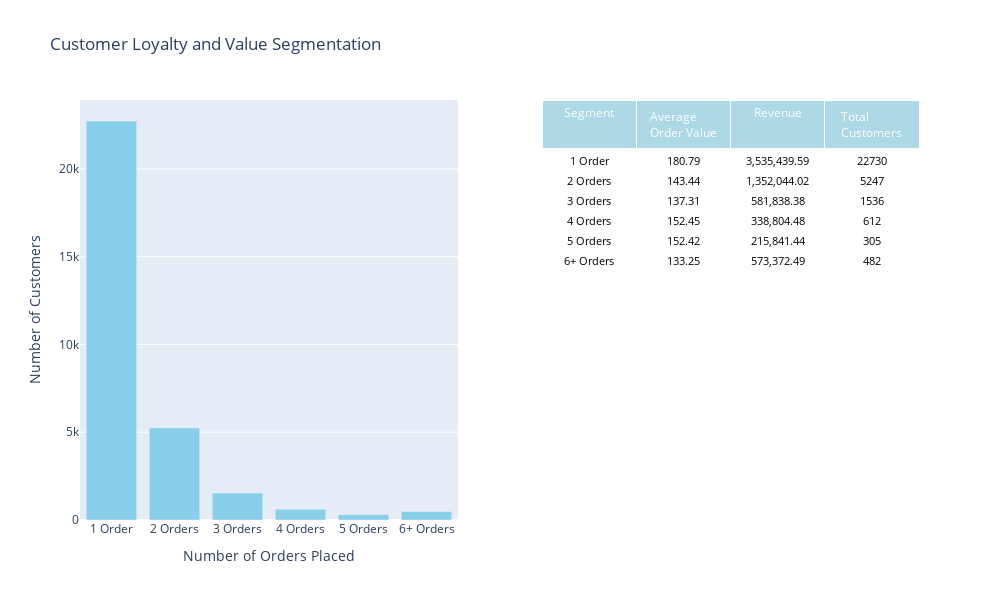

Write notebook code for a chart like this one.
### Code cell
#Arrange segments dictionary in ascending order based on the number of orders placed
segments = {
    '1 Order': CPF[CPF['Orders_Placed'] == 1],
#     'Returning Customers': CPF[CPF['Orders_Placed'] > 1], 
    '2 Orders': CPF[CPF['Orders_Placed'] == 2],
    '3 Orders': CPF[CPF['Orders_Placed'] == 3],
    '4 Orders': CPF[CPF['Orders_Placed'] == 4],
    '5 Orders': CPF[CPF['Orders_Placed'] == 5],
    '6+ Orders': CPF[CPF['Orders_Placed'] >= 6]
}

# Initialize lists to store data for the bar chart and table
x_values = list(segments.keys())
frequency_values = [len(segment) for segment in segments.values()]
average_bucket_size = [round(segment['Total_Amount'].sum() / segment['Orders_Placed'].sum(), 2) for segment in segments.values()]
revenue_values = [round(segment['Revenue'].sum(), 2) for segment in segments.values()]
total_customers = [len(segment) for segment in segments.values()]

# Create a bar chart
fig = make_subplots(rows=1, cols=2, specs=[[{"type": "bar"}, {"type": "table"}]])

# Add bar trace to the figure
bar_trace = go.Bar(x=x_values, y=frequency_values, name='Frequency of Payment', marker=dict(color='skyblue'))
fig.add_trace(bar_trace, row=1, col=1)
fig.update_layout(title='Customer Loyalty and Value Segmentation',
                  xaxis_title='Number of Orders Placed',
                  yaxis_title='Number of Customers')

# Create a table trace
table_data = pd.DataFrame({
    'Segment': x_values,
    'Average Order Value': average_bucket_size,
    'Revenue': revenue_values,
    'Total Customers': total_customers
})

# Round off all values in the table to two decimal points
for col in table_data.columns:
    if col != 'Segment':
        if col == 'Revenue':
            table_data[col] = table_data[col].apply(lambda x: '{:,.2f}'.format(x))  # Format revenue with commas
        else:
            table_data[col] = table_data[col].round(2)

table_trace = go.Table(
    header=dict(values=list(table_data.columns),
                fill_color='lightblue',
                align='center',
                font=dict(color='white', size=12)),
    cells=dict(values=[table_data[col] for col in table_data.columns],
               fill_color='white',
               align='center',
               font=dict(color='black', size=11))
)

# Add table trace to the figure
fig.add_trace(table_trace, row=1, col=2)

# Update layout
fig.update_layout(height=600, width=1000)

# Display the figure
fig.show()

### Figure 1 — Plotly figure (JSON) as saved in the notebook; plotly's stock layout.template omitted (floating-point values rounded to 4 significant figures)
{"data": [{"marker": {"color": "skyblue"}, "name": "Frequency of Payment", "type": "bar", "x": ["1 Order", "2 Orders", "3 Orders", "4 Orders", "5 Orders", "6+ Orders"], "xaxis": "x", "y": [22730, 5247, 1536, 612, 305, 482], "yaxis": "y"}, {"cells": {"align": "center", "fill": {"color": "white"}, "font": {"color": "black", "size": 11}, "values": [["1 Order", "2 Orders", "3 Orders", "4 Orders", "5 Orders", "6+ Orders"], [180.8, 143.4, 137.3, 152.4, 152.4, 133.2], ["3,535,439.59", "1,352,044.02", "581,838.38", "338,804.48", "215,841.44", "573,372.49"], [22730, 5247, 1536, 612, 305, 482]]}, "domain": {"x": [0.55, 1], "y": [0, 1]}, "header": {"align": "center", "fill": {"color": "lightblue"}, "font": {"color": "white", "size": 12}, "values": ["Segment", "Average Order Value", "Revenue", "Total Customers"]}, "type": "table"}], "layout": {"height": 600, "title": {"text": "Customer Loyalty and Value Segmentation"}, "width": 1000, "xaxis": {"anchor": "y", "domain": [0, 0.45], "title": {"text": "Number of Orders Placed"}}, "yaxis": {"anchor": "x", "domain": [0, 1], "title": {"text": "Number of Customers"}}}}
